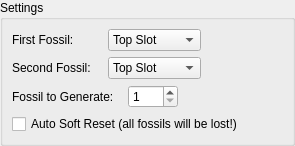
            <widget class="QWidget" name="page_9">
             <layout class="QVBoxLayout" name="verticalLayout_18">
              <property name="leftMargin">
               <number>0</number>
              </property>
              <property name="topMargin">
               <number>0</number>
              </property>
              <property name="rightMargin">
               <number>0</number>
              </property>
              <property name="bottomMargin">
               <number>0</number>
              </property>
              <item>
               <widget class="QGroupBox" name="GB_AutoFossil">
                <property name="title">
                 <string>Settings</string>
                </property>
                <layout class="QVBoxLayout" name="verticalLayout_17">
                 <item>
                  <layout class="QHBoxLayout" name="horizontalLayout_20">
                   <item>
                    <widget class="QLabel" name="label_15">
                     <property name="minimumSize">
                      <size>
                       <width>90</width>
                       <height>0</height>
                      </size>
                     </property>
                     <property name="text">
                      <string>First Fossil:</string>
                     </property>
                    </widget>
                   </item>
                   <item>
                    <widget class="QComboBox" name="AutoFossil_First">
                     <item>
                      <property name="text">
                       <string>Top Slot</string>
                      </property>
                     </item>
                     <item>
                      <property name="text">
                       <string>Bottom Slot</string>
                      </property>
                     </item>
                    </widget>
                   </item>
                   <item>
                    <spacer name="horizontalSpacer_17">
                     <property name="orientation">
                      <enum>Qt::Horizontal</enum>
                     </property>
                     <property name="sizeHint" stdset="0">
                      <size>
                       <width>40</width>
                       <height>20</height>
                      </size>
                     </property>
                    </spacer>
                   </item>
                  </layout>
                 </item>
                 <item>
                  <layout class="QHBoxLayout" name="horizontalLayout_21">
                   <item>
                    <widget class="QLabel" name="label_16">
                     <property name="minimumSize">
                      <size>
                       <width>90</width>
                       <height>0</height>
                      </size>
                     </property>
                     <property name="text">
                      <string>Second Fossil:</string>
                     </property>
                    </widget>
                   </item>
                   <item>
                    <widget class="QComboBox" name="AutoFossil_Second">
                     <item>
                      <property name="text">
                       <string>Top Slot</string>
                      </property>
                     </item>
                     <item>
                      <property name="text">
                       <string>Bottom Slot</string>
                      </property>
                     </item>
                    </widget>
                   </item>
                   <item>
                    <spacer name="horizontalSpacer_18">
                     <property name="orientation">
                      <enum>Qt::Horizontal</enum>
                     </property>
                     <property name="sizeHint" stdset="0">
                      <size>
                       <width>40</width>
                       <height>20</height>
                      </size>
                     </property>
                    </spacer>
                   </item>
                  </layout>
                 </item>
                 <item>
                  <layout class="QHBoxLayout" name="horizontalLayout_22">
                   <item>
                    <widget class="QLabel" name="label_17">
                     <property name="minimumSize">
                      <size>
                       <width>110</width>
                       <height>0</height>
                      </size>
                     </property>
                     <property name="text">
                      <string>Fossil to Generate:</string>
                     </property>
                    </widget>
                   </item>
                   <item>
                    <widget class="QSpinBox" name="AutoFossil_Count">
                     <property name="minimumSize">
                      <size>
                       <width>50</width>
                       <height>0</height>
                      </size>
                     </property>
                     <property name="minimum">
                      <number>1</number>
                     </property>
                     <property name="maximum">
                      <number>965</number>
                     </property>
                     <property name="value">
                      <number>1</number>
                     </property>
                    </widget>
                   </item>
                   <item>
                    <spacer name="horizontalSpacer_19">
                     <property name="orientation">
                      <enum>Qt::Horizontal</enum>
                     </property>
                     <property name="sizeHint" stdset="0">
                      <size>
                       <width>40</width>
                       <height>20</height>
                      </size>
                     </property>
                    </spacer>
                   </item>
                  </layout>
                 </item>
                 <item>
                  <layout class="QHBoxLayout" name="horizontalLayout_23">
                   <item>
                    <widget class="QCheckBox" name="AutoFossil_SR">
                     <property name="text">
                      <string>Auto Soft Reset (all fossils will be lost!)</string>
                     </property>
                    </widget>
                   </item>
                   <item>
                    <spacer name="horizontalSpacer_20">
                     <property name="orientation">
                      <enum>Qt::Horizontal</enum>
                     </property>
                     <property name="sizeHint" stdset="0">
                      <size>
                       <width>40</width>
                       <height>20</height>
                      </size>
                     </property>
                    </spacer>
                   </item>
                  </layout>
                 </item>
                </layout>
               </widget>
              </item>
             </layout>
            </widget>
